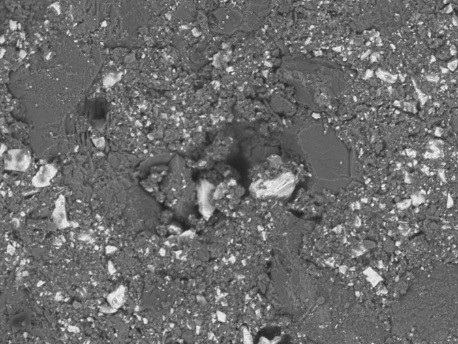
#> input picture tests/data/SEM1.jpg, 458 x 344 px; its folder holds only this picture in this run
$ python -i imageio.py   (imports and definitions only)
#> lines starting #> are read from the running program, lines starting #| are printed output that depends on the picture; after the words box and inside, x2 and y2 are one past the last pixel; in counts of white or black regions, pixels touching at a corner belong together
"""Loading of TIFF, PNG and JPEG microscopy images.

Every file is returned as a :class:`LoadedImage` holding a ``(C, Y, X)`` array in
its native dtype, plus what the analyses need to know about it:

* what kind of image it is (greyscale, a single-colour RGB export such as a
  blue DAPI snapshot, a merged RGB composite, or a multi-channel TIFF);
* which colour carries the signal in a single-colour export;
* a mask of burned-in annotations (scale bars, text) detected from colour;
* the saturation value, and the pixel size when the file records one.
"""

from __future__ import annotations

import re
from dataclasses import dataclass, field
from pathlib import Path

import numpy as np
from scipy import ndimage as ndi

SUPPORTED_EXTENSIONS = (".tif", ".tiff", ".png", ".jpg", ".jpeg")
LOSSY_EXTENSIONS = (".jpg", ".jpeg")
RGB_NAMES = ("red", "green", "blue")
_COLOUR_BY_SET = {
    frozenset({0}): "red",
    frozenset({1}): "green",
    frozenset({2}): "blue",
    frozenset({0, 1}): "yellow",
    frozenset({0, 2}): "magenta",
    frozenset({1, 2}): "cyan",
    frozenset({0, 1, 2}): "grey",
}


class ImageLoadError(RuntimeError):
    """Raised when a file cannot be read as an image."""


class ChannelError(ValueError):
    """Raised when a requested channel does not exist or is ambiguous."""


@dataclass
class LoadedImage:
    path: Path
    data: np.ndarray  # (C, Y, X), native dtype
    channel_names: list[str]
    kind: str  # "grey" | "single_colour" | "merged_rgb" | "multichannel"
    saturation_value: float | None
    lossy: bool = False
    pixel_size_um: float | None = None
    annotation_mask: np.ndarray | None = None  # True = burned-in overlay pixel
    signal_channel: int | None = None  # populated channel of a single-colour export
    colour: str | None = None  # display colour of a single-colour export
    notes: list[str] = field(default_factory=list)

    @property
    def shape(self) -> tuple[int, int]:
        return tuple(self.data.shape[1:])

    @property
    def n_channels(self) -> int:
        return int(self.data.shape[0])

    @property
    def name(self) -> str:
        return self.path.name

    # [50 lines left out: functions describe, resolve_channel, not called in this run]

    def channel(self, spec: str | int | None = "auto") -> np.ndarray:
        return self.data[self.resolve_channel(spec)]


# --------------------------------------------------------------------------- loading


def is_supported(path: str | Path) -> bool:
    return Path(path).suffix.lower() in SUPPORTED_EXTENSIONS


# [15 lines left out: function list_images, not called in this run]


def load_image(path: str | Path) -> LoadedImage:
    path = Path(path)
    ext = path.suffix.lower()
    if ext not in SUPPORTED_EXTENSIONS:
        raise ImageLoadError(f"{path.name}: unsupported file type '{ext}' (use TIFF, PNG or JPEG)")
    if not path.exists():
        raise ImageLoadError(f"{path}: file not found")
    notes: list[str] = []
    try:
        if ext in (".tif", ".tiff"):
            arr, is_rgb, names, px = _read_tiff(path, notes)
        else:
            arr, is_rgb, names, px = _read_pillow(path, notes)
    except ImageLoadError:
        raise
    except Exception as exc:  # noqa: BLE001 - report any reader failure uniformly
        raise ImageLoadError(f"{path.name}: could not be read ({exc})") from exc
    return _build(path, arr, is_rgb, names, px, ext in LOSSY_EXTENSIONS, notes)


# [49 lines left out: function _read_tiff, not called in this run]


def _squeeze_axes(arr: np.ndarray, axes: str):
    keep = [i for i, n in enumerate(arr.shape) if n > 1 or axes[i] in "YX"]
    return arr.reshape([arr.shape[i] for i in keep]), "".join(axes[i] for i in keep)


_UNIT_TO_UM = {
    "m": 1e6, "mm": 1e3, "cm": 1e4, "um": 1.0, "µm": 1.0, "μm": 1.0, "micron": 1.0,
    "microns": 1.0, "micrometer": 1.0, "micrometre": 1.0, "nm": 1e-3, "\\u00b5m": 1.0,
}


# [55 lines left out: functions _unit_factor, _tiff_pixel_size_um, _tiff_channel_names, not called in this run]


def _read_pillow(path: Path, notes: list[str]):
    from PIL import Image

    with Image.open(path) as im:
#> im is the input picture: PIL image 458x344 RGB; min 26, max 254, mean 109.1
        rawmode = im.tile[0][3] if im.tile and len(im.tile[0]) > 3 else ""
#> rawmode = ''
        rawmode = rawmode if isinstance(rawmode, str) else str(rawmode)
        if im.format == "PNG" and im.mode in ("RGB", "RGBA") and ";16" in rawmode:
            arr = _read_png16_rgb(path, notes)
            if arr is not None:
                return np.moveaxis(arr[..., :3], -1, 0), True, None, None
        im.load()
        mode = im.mode
#> mode = 'RGB'
#> in load_image, `arr, is_rgb, names, px = _read_pillow(path, notes)`: is_rgb = True
        if mode == "P":
            im = im.convert("RGBA" if "transparency" in im.info else "RGB")
        elif mode == "PA":
            im = im.convert("RGBA")
        elif mode == "1":
            im = im.convert("L")
        elif mode == "LA":
            im = im.convert("L")
        elif mode in ("CMYK", "YCbCr", "LAB", "HSV"):
            im = im.convert("RGB")
        arr = np.asarray(im)
    if arr.dtype == np.int32 and arr.size and arr.min() >= 0 and arr.max() <= 65535:
        arr = arr.astype(np.uint16)
    if arr.ndim == 3:
        return np.moveaxis(arr[..., :3], -1, 0), True, None, None
    return arr[None], False, None, None


# [12 lines left out: function _read_png16_rgb, not called in this run]


# ------------------------------------------------------------------ classification


def _build(path, arr, is_rgb, names, px, lossy, notes) -> LoadedImage:
    annotation = None
    signal = None
    colour = None
    if is_rgb:
        kind, signal, colour, empty = _classify_rgb(arr, lossy)
        if kind == "grey":
            annotation = _colour_on_grey_mask(arr, lossy)
            data = arr[1:2].copy()
            names = ["grey"]
            notes.append("RGB file with identical channels: treated as greyscale")
        else:
            data = arr
            names = list(RGB_NAMES)
            annotation = _annotation_from_empty(arr, empty, lossy)
    else:
        data = arr
        if data.shape[0] == 1:
            kind, names = "grey", names or ["grey"]
        else:
            kind = "multichannel"
            names = names or [f"ch{i}" for i in range(data.shape[0])]
    if annotation is not None and annotation.any():
        frac = annotation.mean()
        notes.append(f"burned-in annotation detected ({100 * frac:.2f}% of pixels) and excluded")
    else:
        annotation = None
    if lossy:
        notes.append("JPEG is lossy: compression alters intensities; prefer TIFF/PNG for quantification")
    return LoadedImage(
        path=path,
        data=data,
        channel_names=list(names),
        kind=kind,
        saturation_value=_saturation_value(data),
        lossy=lossy,
        pixel_size_um=px,
        annotation_mask=annotation,
        signal_channel=signal,
        colour=colour,
        notes=notes,
    )


def _classify_rgb(rgb: np.ndarray, lossy: bool):
    """Return (kind, signal_channel, colour_name, empty_channels)."""
#> called with rgb = array of shape (3, 344, 458), lossy = True
    step = max(1, int(np.sqrt(rgb.shape[1] * rgb.shape[2] / 250_000)))
#> step = 1
    sub = rgb[:, ::step, ::step].astype(np.int32)
    tol_eq = 6 if lossy else 0
#> tol_eq = 6
    tol_empty = 12 if lossy else 0
#> tol_empty = 12
    hi = np.percentile(sub.reshape(3, -1), 99.5, axis=1)
#> hi = [227, 227, 227]
    empty = [c for c in range(3) if hi[c] <= tol_empty]
#> empty = []
    populated = [c for c in range(3) if c not in empty]
#> populated = [0, 1, 2]
    if not populated:
        return "grey", None, None, empty
    # judge channel identity only on informative (non-dark) pixels
    maxc = sub.max(axis=0)
    level = max(tol_empty + 10, np.percentile(maxc, 90))
#> level = 149
    informative = maxc >= level
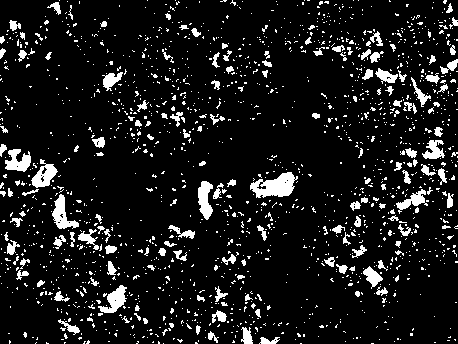
#> informative: shape (344, 458) bool; 10.2% white; 1698 white regions (1543 under 20 px), largest, box (x1, y1, x2, y2) and area: (250, 172, 298, 198) 734, (52, 194, 79, 229) 415, (98, 285, 127, 313) 389
    if informative.sum() < 100:
        informative = np.ones_like(maxc, dtype=bool)

    def same(a, b):
        return np.mean(np.abs(sub[a][informative] - sub[b][informative]) <= tol_eq) >= 0.98

    if len(populated) == 3 and same(0, 1) and same(1, 2):
#> in _build, `kind, signal, colour, empty = _classify_rgb(arr, lossy)`: kind = 'grey'; empty = []
        return "grey", None, None, empty
    if len(populated) == 1 or all(same(populated[0], c) for c in populated[1:]):
        colour = _COLOUR_BY_SET[frozenset(populated)]
        return "single_colour", populated[0], colour, empty
    return "merged_rgb", None, None, empty


# [11 lines left out: function _annotation_from_empty, not called in this run]


def _colour_on_grey_mask(rgb: np.ndarray, lossy: bool) -> np.ndarray | None:
    """Coloured overlay (e.g. a yellow scale bar) on an otherwise grey image."""
#> called with rgb = array of shape (3, 344, 458), lossy = True
    spread = rgb.max(axis=0).astype(np.int32) - rgb.min(axis=0).astype(np.int32)
#> spread: shape (344, 458) int32; every value is 0
    mask = spread > (40 if lossy else 0)
#> mask: shape (344, 458) bool; every value is 0
    if not mask.any():
        return None
    return ndi.binary_dilation(mask, iterations=3 if lossy else 1)


def _saturation_value(data: np.ndarray) -> float | None:
    if data.dtype == np.uint8:
        return 255.0
    if data.dtype == np.uint16:
        m = int(data.max()) if data.size else 0
        for bits in (10, 12, 14):
            if m == 2**bits - 1:
                return float(m)
        return 65535.0
    if np.issubdtype(data.dtype, np.integer):
        return float(np.iinfo(data.dtype).max)
    return None


# ------------------------------------------------------------------ scale bars


# [40 lines left out: function measure_scale_bar, not called in this run]

>>> result = load_image('../../tests/data/SEM1.jpg')

$ run again, on tests/data/SEM2.jpg
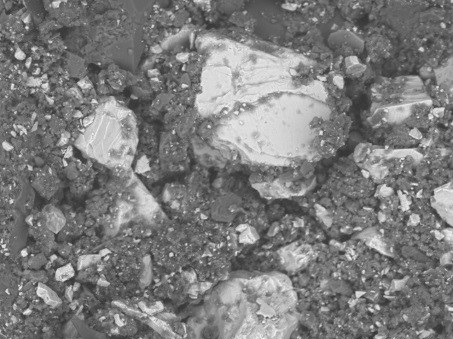
#> input picture tests/data/SEM2.jpg, 453 x 339 px
#> in _read_pillow, im is the input picture: PIL image 453x339 RGB; min 38, max 252, mean 124.7
#> rawmode = ''
#> is_rgb = True
#> tol_eq = 6
#> tol_empty = 12
#> hi = [227, 227, 227]
#> in _classify_rgb, `empty = [c for c in range(3) if hi[c] <= tol_empty]`: empty = []
#> populated = [0, 1, 2]
#> level = 196
#> in _classify_rgb, `informative = maxc >= level`:
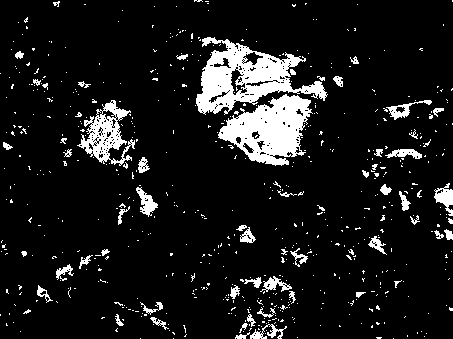
#> informative: shape (339, 453) bool; 10.2% white; 616 white regions (557 under 20 px), largest, box (x1, y1, x2, y2) and area: (196, 37, 328, 115) 4358, (218, 94, 313, 166) 3821, (77, 100, 135, 166) 1533
#> in _build, `kind, signal, colour, empty = _classify_rgb(arr, lossy)`: kind = 'grey'; empty = []
#> spread: shape (339, 453) int32; every value is 0
#> mask: shape (339, 453) bool; every value is 0
